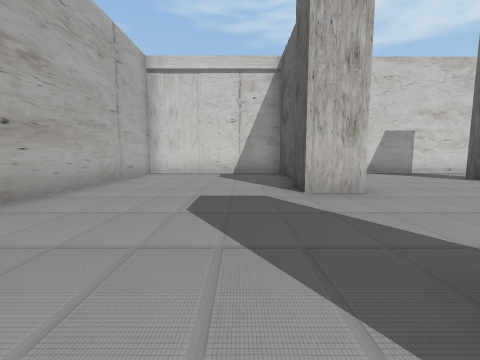
[1] (above)

18 first-person views from a walk through a 3-D level made in the Unity game engine. The camera is 1.3 m above the floor, tilts 6° down and sees 90° across. The floor is counted in squares, 2 m on a side. Each view is taken from the middle of a square. On the plan, view 1 faces up. The plan holds only what a view shows up to about 9 squares ahead; the rest is blank. The player is left out.

[2]
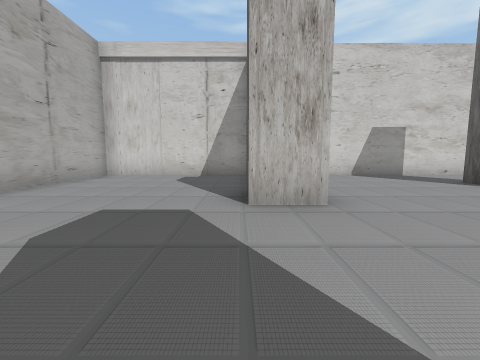

[3]
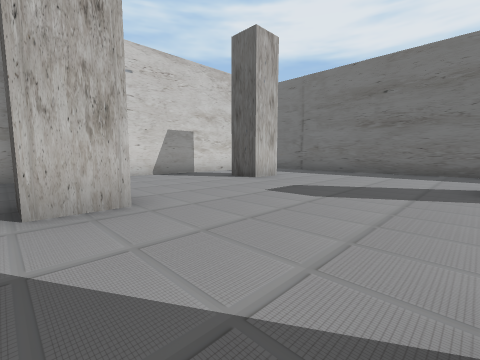

[4]
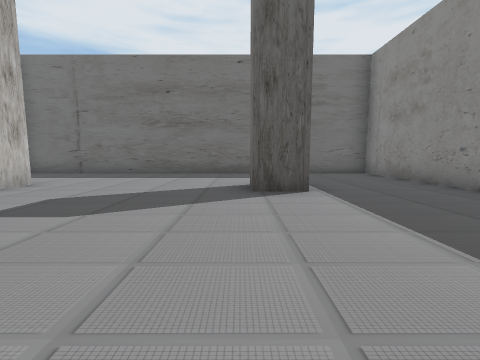

[5]
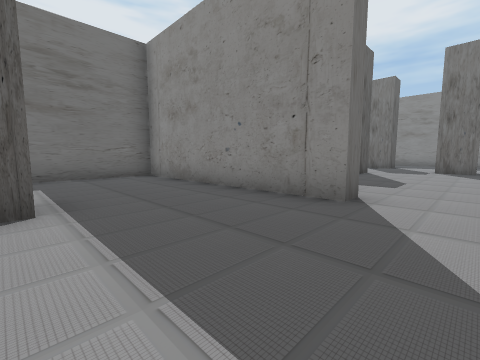

[6]
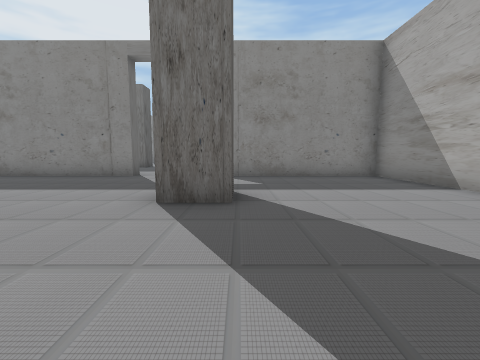

[7]
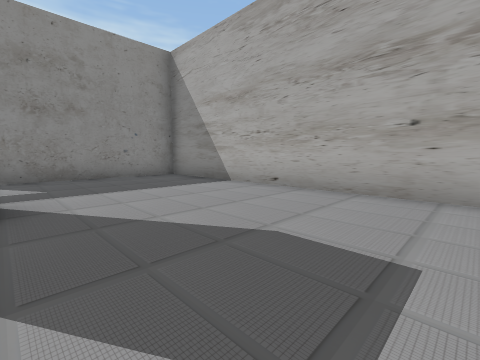

[8]
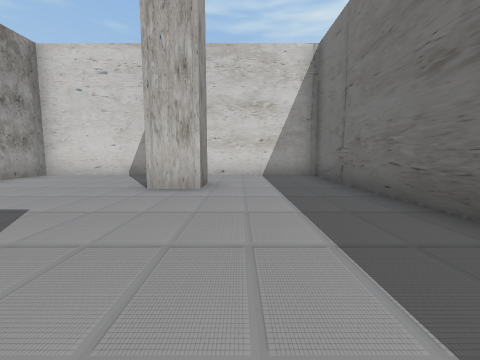

[9]
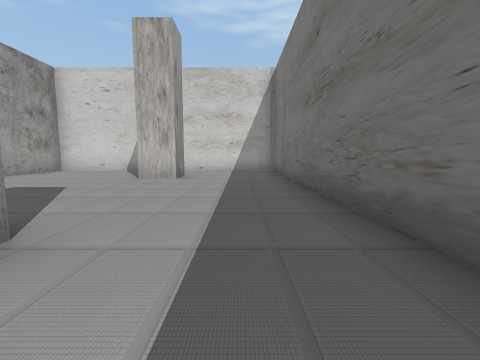

[10]
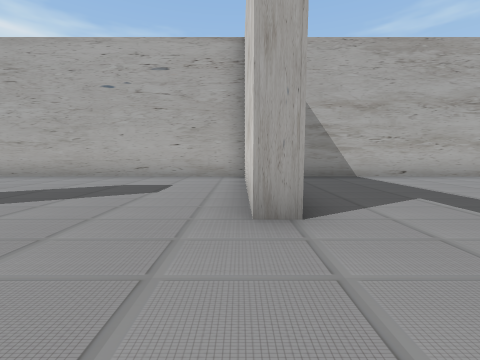

[11]
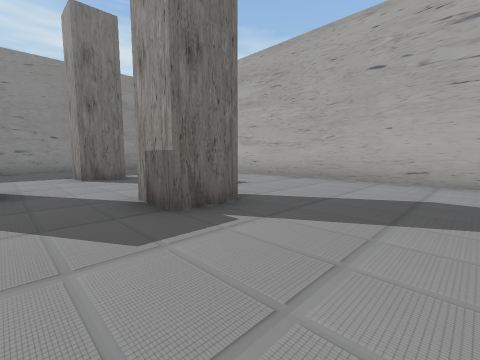

[12]
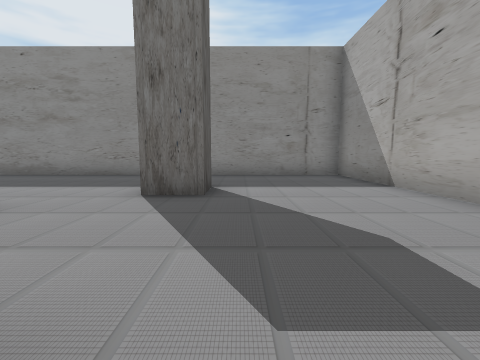

[13]
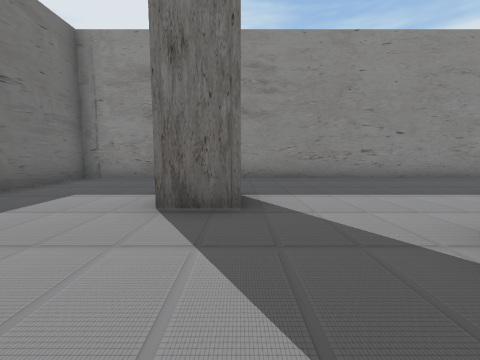

[14]
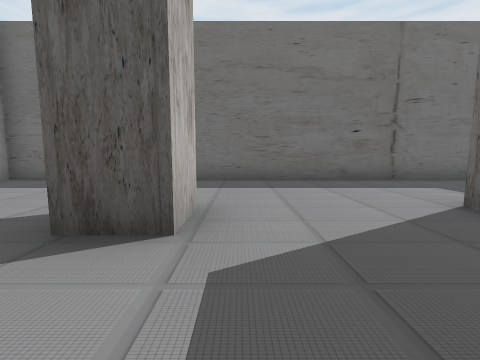

[15]
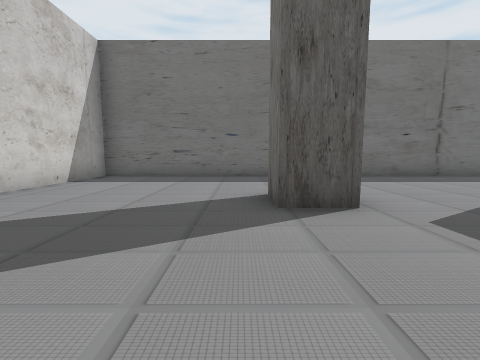

[16]
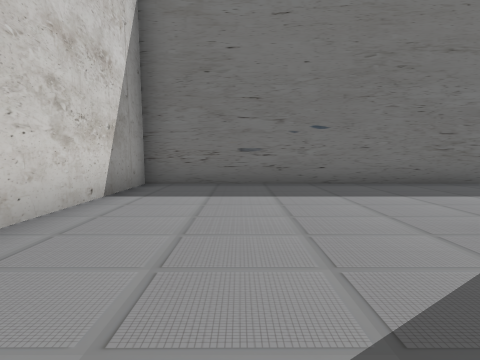

[17]
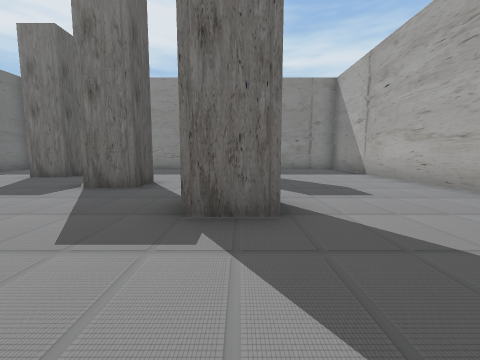

[18]
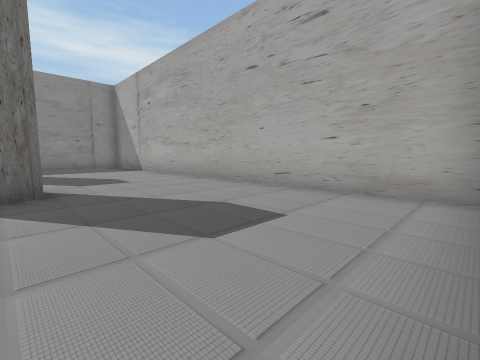

### Floor plan
Ten units are one square. View 1 is at (0, 0); x grows to the right and y downward. Boxes are objects, and circles mark ways between rooms. Rooms are numbered by the first view taken in them; rooms with no view inside come last. Other rooms are left out.
<svg viewBox="-37 -90 146 262">
<path fill="none" stroke="#000" d="M22 -41 11 -41 11 -51M11 0 11 -8 22 -8M14 -64 14 -85 -32 -85 -32 34 12 34M62 2 62 -8 72 -8M72 -66 72 -56 62 -56 62 -66M43 34 104 34 104 -85 19 -85 19 -61M31 118 31 107 41 107M5 85 16 85 16 95M70 95 59 95 59 85 69 85M6 139 6 129 16 129 16 139M59 136 59 129 71 129M43 39 43 34M16 32 16 39 -21 39M-32 38 -32 167 104 167 104 39 70 39"/>
<circle cx="30" cy="30" r="3" fill="#2a7"/>
<text x="30" y="-30">1</text>
<text x="30" y="100">2</text>
</svg>
Room 1 opens to room 2.

Where each view was taken, in squares from view 1:
view 1: 0 up, 0 right, facing up
view 2: 1 up, 1 right, facing up
view 3: 1 up, 1 right, facing up-right
view 4: 1 up, 2 right, facing right
view 5: 0 up, 3 right, facing down-right
view 6: 4 up, 1 right, facing down
view 7: 4 up, 1 right, facing down-left
view 8: 1 up, 8 right, facing up
view 9: 1 down, 9 right, facing up
view 10: 4 down, 4 right, facing left
view 11: 6 down, 3 right, facing down-left
view 12: 9 down, 0 right, facing down
view 13: 10 down, 6 right, facing down
view 14: 10 down, 4 right, facing right
view 15: 8 down, 3 right, facing right
view 16: 6 down, 5 right, facing right
view 17: 6 down, 1 right, facing down
view 18: 4 down, 1 right, facing down-left
